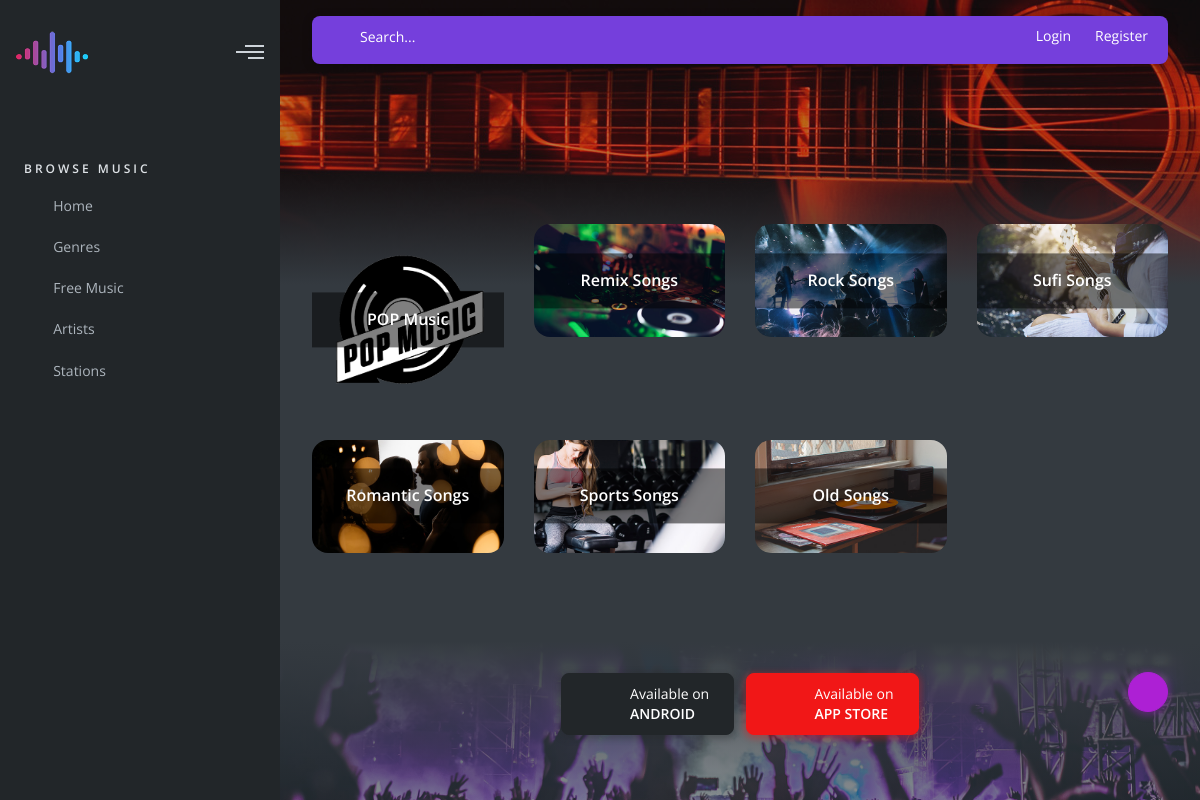
The app's page /genres with its own data.
### core/models.py (models this page shows, shortened)
class Genre(models.Model):
    name = models.CharField(max_length=50)
    thumbnail = models.ImageField(upload_to="genres", default="genres/default.png")

### core/views.py (the view)
# urls.py: path('genres', GenreListView.as_view(), name='genres'),
class GenreListView(ListView):
    model = Genre
    template_name = 'genres/index.html'
    context_object_name = 'genres'

### templates/genres/index.html
{% extends 'layouts/base.html' %}
{% load static %}
{% block content %}
    <main id="pageWrapper">
        <div class="banner bg-song"></div>
        <div class="main-container">
            <div class="section row">
                {% for genre in genres %}
                    <div class="col-xl-3 col-lg-4 col-sm-6 pb-4">
                        <div class="custom-card">
                            <div class="custom-card--img">
                                <a href="{% url 'core:songs-by-genre' genre.id %}">
                                    <img src="{{ genre.thumbnail.url }}" alt="Genre"
                                         class="card-img--radius-md">
                                    <span class="bg-blur">{{ genre.name }}</span>
                                </a>
                            </div>
                        </div>
                    </div>
                {% endfor %}
            </div>
        </div>
        {% include 'includes/footer.html' %}
    </main>
{% endblock %}

### static/css/styles.bundle.css (style rules this page uses)
a { text-decoration: none; color: #495057; -webkit-transition: .4s all ease-in; -o-transition: .4s all ease-in; transition: .4s all ease-in }
img { max-width: 100% }
.banner { background-size: cover; background-position: center center; height: 20rem; margin: 0 -2rem; position: relative; z-index: 1 }
.banner:after, .banner:before { content: ''; display: block }
.banner:before { position: absolute; top: 0; right: 0; bottom: 0; left: 0; background-color: rgba(255, 255, 255, .3) }
.banner:after { position: absolute; right: 0; bottom: 0; left: 0; height: 10rem; background: -webkit-gradient(linear, left top, left bottom, color-stop(0, rgba(255, 255, 255, 0)), color-stop(78%, #fff), to(#fff)); background: -webkit-linear-gradient(top, rgba(255, 255, 255, 0) 0, #fff 78%, #fff 100%); background: -o-linear-gradient(top, rgba(255, 255, 255, 0) 0, #fff 78%, #fff 100%); background: linear-gradient(to bottom, rgba(255, 255, 255, 0) 0, #fff 78%, #fff 100%) }
.bg-song { background-image: url(../images/banner/song.jpg) }
.main-container { position: relative; z-index: 2; margin-top: -6rem; min-height: calc(100vh / 3.26) }
.section { margin-bottom: 4rem }
.bg-blur { position: absolute; top: 50%; right: 0; left: 0; padding: 1rem; -webkit-transform: translateY(-50%); -ms-transform: translateY(-50%); transform: translateY(-50%); font-weight: 600; font-size: 1rem; text-align: center; color: #fff; background-color: rgba(0, 0, 0, .5) }
body.theme-dark { background-color: #222629; color: #adb5bd }
body.theme-dark a:not(.btn) { color: #adb5bd }
body.theme-dark .banner:before { background-color: rgba(34, 38, 41, .3) }
body.theme-dark .banner:after { background: -webkit-gradient(linear, left top, left bottom, color-stop(0, rgba(52, 58, 64, 0)), color-stop(78%, #343a40), to(#343a40)); background: -webkit-linear-gradient(top, rgba(52, 58, 64, 0) 0, #343a40 78%, #343a40 100%); background: -o-linear-gradient(top, rgba(52, 58, 64, 0) 0, #343a40 78%, #343a40 100%); background: linear-gradient(to bottom, rgba(52, 58, 64, 0) 0, #343a40 78%, #343a40 100%) }
body.theme-dark #audioPlayer, body.theme-dark #pageWrapper, body.theme-dark #rightSidebar, body.theme-dark .card, body.theme-dark .list-group-item, body.theme-dark .modal-content, body.theme-dark .search-card { background-color: #343a40 }
#pageWrapper { margin-left: 17.5rem; padding: 0 2rem; min-height: 100vh; background-color: #fff; -webkit-transition: .4s all ease-in; -o-transition: .4s all ease-in; transition: .4s all ease-in }
.custom-card .custom-card--img { position: relative }
.custom-card .custom-card--img img { width: 100% }
.card-img--radius-md { border-radius: 1rem }

### records on screen
Genre: thumbnail (placeholder picture), name "POP Music"
Genre: thumbnail (picture), name "Remix Songs"
Genre: thumbnail (picture), name "Rock Songs"
Genre: thumbnail (picture), name "Sufi Songs"
Genre: thumbnail (picture), name "Romantic Songs"
Genre: thumbnail (picture), name "Sports Songs"
Genre: thumbnail (picture), name "Old Songs"
